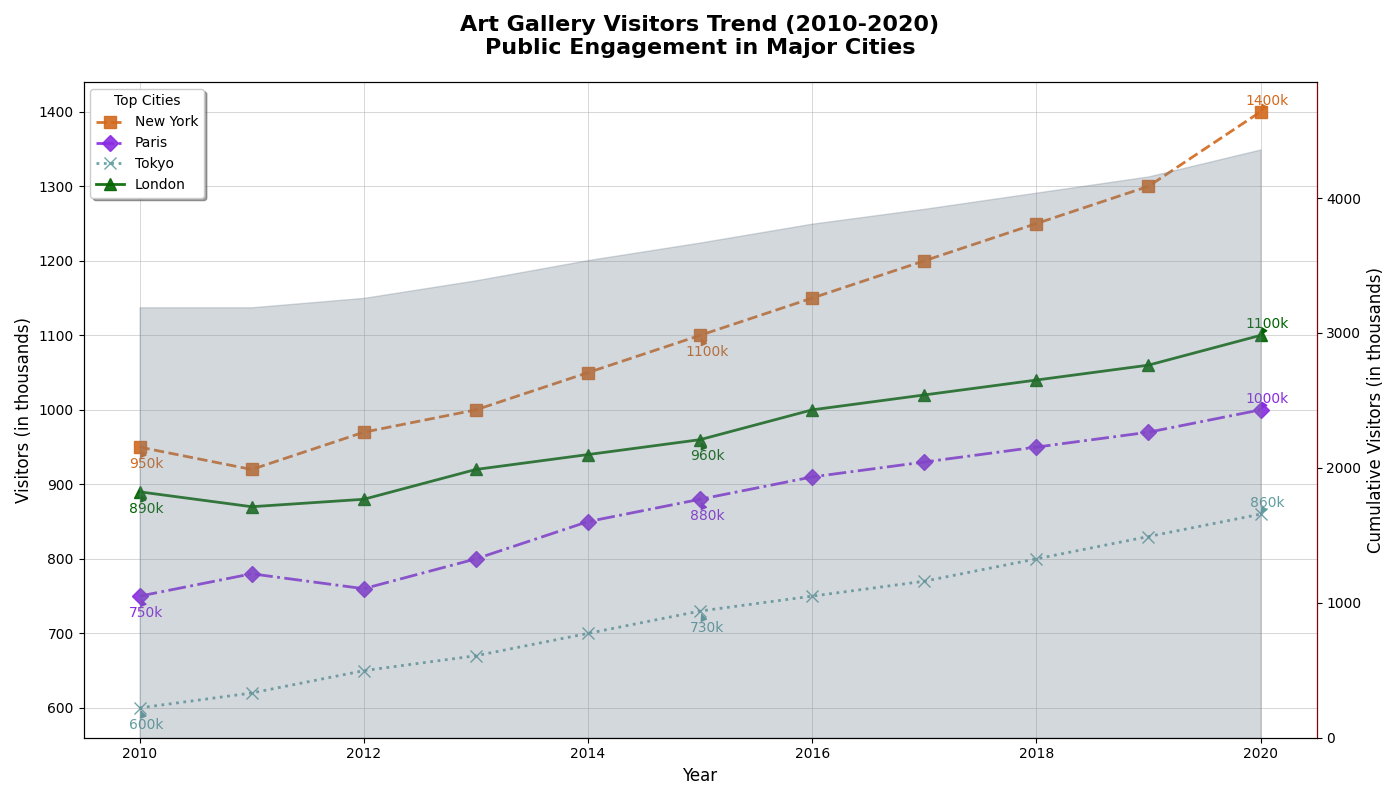

This chart was generated by the following Python code:
import matplotlib.pyplot as plt
import numpy as np

# Data: Art gallery visitors (in thousands) from 2010 to 2020
years = np.arange(2010, 2021)
gallery_visitors = {
    'New York': [950, 920, 970, 1000, 1050, 1100, 1150, 1200, 1250, 1300, 1400],
    'Paris': [750, 780, 760, 800, 850, 880, 910, 930, 950, 970, 1000],
    'Tokyo': [600, 620, 650, 670, 700, 730, 750, 770, 800, 830, 860],
    'London': [890, 870, 880, 920, 940, 960, 1000, 1020, 1040, 1060, 1100]
}

# Calculate cumulative visitors each year across remaining cities
cumulative_visitors = np.sum(list(gallery_visitors.values()), axis=0)

# Setup the plot
fig, ax1 = plt.subplots(figsize=(14, 8))

# Colors for each city line
colors = ['#D2691E', '#8A2BE2', '#5F9EA0', '#006400']

# Plot data for each city with lines
marker_styles = ['s', 'D', 'x', '^']  # Square, Diamond, Cross, Triangle
line_styles = ['--', '-.', ':', '-']

for (city, visitors), color, marker, line_style in zip(gallery_visitors.items(), colors, marker_styles, line_styles):
    ax1.plot(years, visitors, linestyle=line_style, marker=marker, label=city, color=color, linewidth=2, markersize=8, alpha=0.9)
    
    # Annotate for key data points for each city
    midpoint_index = len(years) // 2
    key_points = [(years[0], visitors[0]), (years[midpoint_index], visitors[midpoint_index]), (years[-1], visitors[-1])]
    for (year, visitor) in key_points:
        ax1.annotate(f'{visitor}k', xy=(year, visitor), xytext=(5, -15 if visitor < max(visitors) else 5), 
                     textcoords='offset points', arrowprops=dict(arrowstyle='-|>', color=color), 
                     fontsize=10, color=color, ha='center')

# Plot cumulative visitors as an area plot
ax2 = ax1.twinx()
ax2.fill_between(years, 0, cumulative_visitors, color='slategray', alpha=0.3)
ax2.set_ylabel('Cumulative Visitors (in thousands)', fontsize=12)
ax2.spines['right'].set_color('darkred')  # Change color of the right side border
ax2.set_ylim(0, np.max(cumulative_visitors) + 500)

# Set titles and labels
ax1.set_title('Art Gallery Visitors Trend (2010-2020)\nPublic Engagement in Major Cities', 
              fontsize=16, fontweight='bold', pad=20)
ax1.set_xlabel('Year', fontsize=12)
ax1.set_ylabel('Visitors (in thousands)', fontsize=12)

# Add a legend with stylish title
ax1.legend(title='Top Cities', loc='upper left', fontsize=10, fancybox=True, shadow=True)

# Add grid with full lines
ax1.grid(True, which='major', axis='both', linestyle='-', linewidth=0.7, alpha=0.5)

# Ensure tight layout for readability
plt.tight_layout()

# Show the plot
plt.show()
